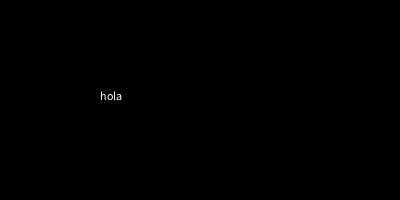
Frame 1 (no input)
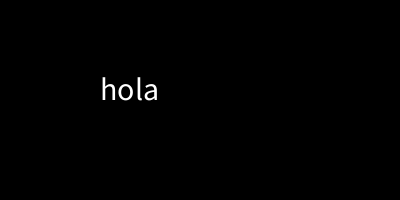
Frame 60 (the mouse pressed at the canvas centre just before this capture)
Frame 120 (the mouse held since frame 60 and released just before this capture): identical to frame 60, image omitted

The Processing sketch that drew these frames (run headless with seeded random() and noise(); from frame 60 on, the mouse is pressed at the canvas centre):

// Processing sketch: ejercicio12_
// ── ejercicio12_.pde
String texto_consola = "escribe tu nombre:";

String nombre_ingresado = "hola";

String mensaje_saludo = "hola"; 
void setup() { 
size(400, 200); 
println(texto_consola);
} 
void draw() {
background(0); 
text(mensaje_saludo, 100, 100);
textSize(32); }
void keyPressed() {
nombre_ingresado += key;

println(nombre_ingresado);
if (key == '\n') { mensaje_saludo = "Hola, " + nombre_ingresado + " Bienvenido :D";


println(mensaje_saludo); 
 }
}
